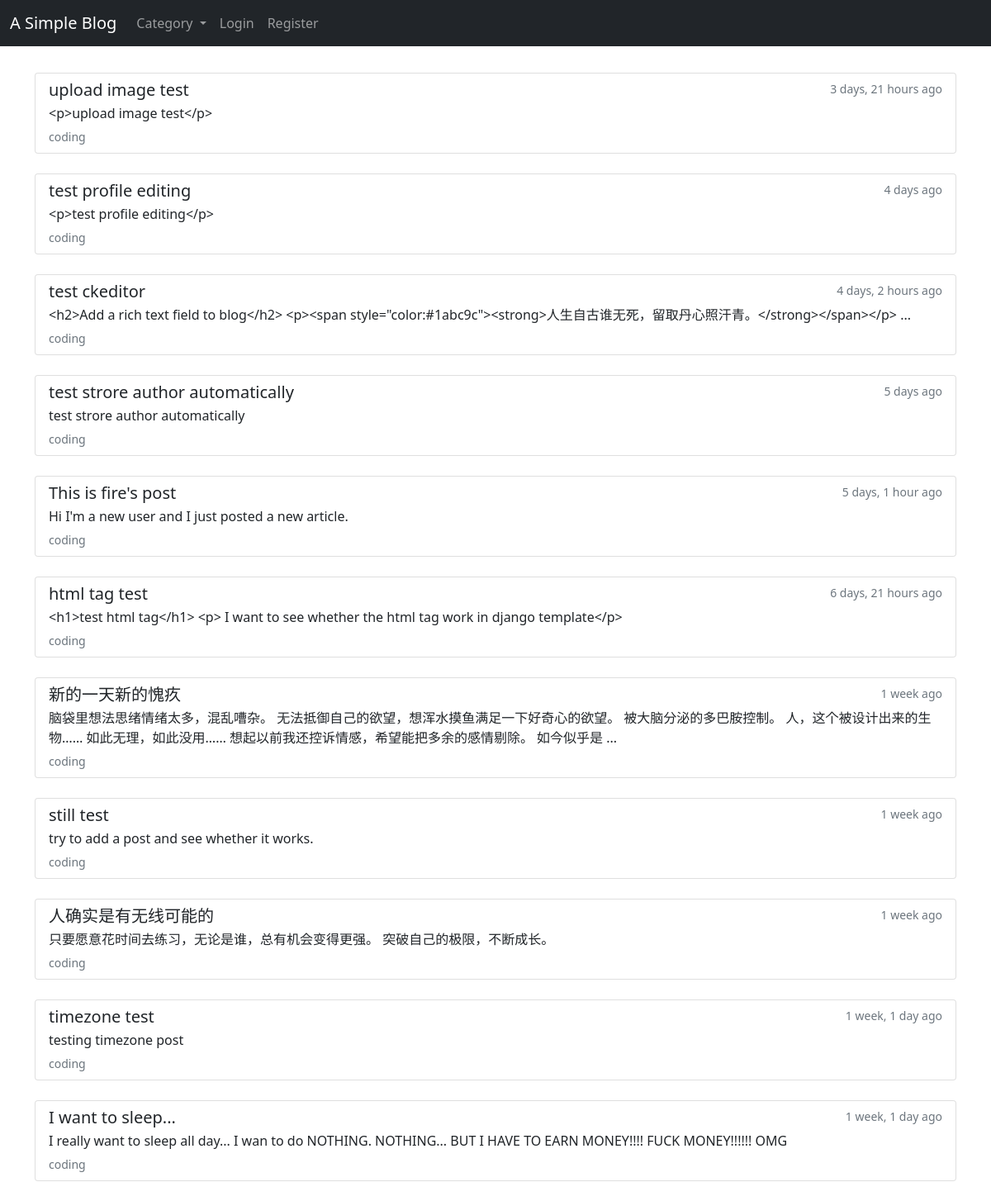
/category/coding/, run on the app's committed database.
### myBlog/models.py (models this page shows, shortened)
class Post(models.Model):
    title = models.CharField(max_length=255)
    author = models.ForeignKey(User, on_delete=CASCADE, null=False)
    tag = models.CharField(max_length=255)
    category = models.CharField(max_length=50, default="coding")
    body = RichTextField(blank=True, null=True)
    image = models.ImageField(null=True, blank=True, upload_to='images/')
    post_time = models.DateTimeField(auto_now_add=True)
    likes = models.ManyToManyField(User, related_name="like_list")
    class Meta:
        ordering = ['-post_time']

### myBlog/views.py (the view)
class CategoryPostsView(generic.ListView):
    model = Post
    template_name = 'myBlog/category_posts.html'
    def get_context_data(self, **kwargs):
        posts_list = Post.objects.filter(category=self.kwargs['category'])
        context = super().get_context_data(**kwargs)
        context['posts_list'] = posts_list
        return context

### myBlog/context_processors.py (called while the page is built)
def get_category_list(request):
    category_list = Category.objects.all()
    return {
        'category_list': category_list,
    }

### myBlog/models.py (called while the page is built)
    def __str__(self):
        return self.name

### myBlog/templates/myBlog/category_posts.html (shortened to what this page needs)
{% extends 'base.html' %} {% block title %} My Blog {% endblock %}
{% block body %}
<br />
{% if posts_list %}
{% for post in posts_list %}
<div class="list-group">
  <a href="{% url 'article_detail' post.pk %}" class="list-group-item list-group-item-action">
    <div class="d-flex w-100 justify-content-between">
      <h5 class="mb-1">{{ post.title }}</h5>
      <small class="text-muted">{{ post.post_time|timesince }} ago</small>
    </div>
    <p class="mb-1">
      {% if post.body|length > 120 %}
      {{ post.body|slice:":120" }} ...
      {% else %}
      {{ post.body }}
      {% endif %}
    </p>
    <small class="text-muted">{{ post.category }}</small>
  </a>
</div>
<br />
{% endfor %}
{% else %}
<p><strong>Sorry, there are no articles fall under this category.</strong></p>
{% endif %}
{% endblock %}

### data on the page
Post: title "upload image test", post_time "3 days, 21 hours", body "<p>upload image test</p>", category "coding"
Post: title "test profile editing", post_time "4 days", body "<p>test profile editing</p>", category "coding"
Post: title "test ckeditor", post_time "4 days, 2 hours", body "<h2>Add a rich text field to blog</h2> <p><span style=\"color:#1abc9c\"><strong>人生自古谁无死，留取丹心照汗青。</strong></span></p>", category "coding"
Post: title "test strore author automatically", post_time "5 days", body "test strore author automatically", category "coding"
Post: title "This is fire's post", post_time "5 days, 1 hour", body "Hi I'm a new user and I just posted a new article.", category "coding"
Post: title "html tag test", post_time "6 days, 21 hours", body "<h1>test html tag</h1> <p> I want to see whether the html tag work in django template</p>", category "coding"
Post: title "新的一天新的愧疚", post_time "1 week", body "脑袋里想法思绪情绪太多，混乱嘈杂。 无法抵御自己的欲望，想浑水摸鱼满足一下好奇心的欲望。 被大脑分泌的多巴胺控制。 人，这个被设计出来的生物…… 如此无理，如此没用…… 想起以前我还控诉情感，希望能把多余的感情剔除。 如今似乎是", category "coding"
Post: title "still test", post_time "1 week", body "try to add a post and see whether it works.", category "coding"
Post: title "人确实是有无线可能的", post_time "1 week", body "只要愿意花时间去练习，无论是谁，总有机会变得更强。 突破自己的极限，不断成长。", category "coding"
Post: title "timezone test", post_time "1 week, 1 day", body "testing timezone post", category "coding"
Post: title "I want to sleep...", post_time "1 week, 1 day", body "I really want to sleep all day... I wan to do NOTHING. NOTHING... BUT I HAVE TO EARN MONEY!!!! FUCK MONEY!!!!!! OMG", category "coding"
